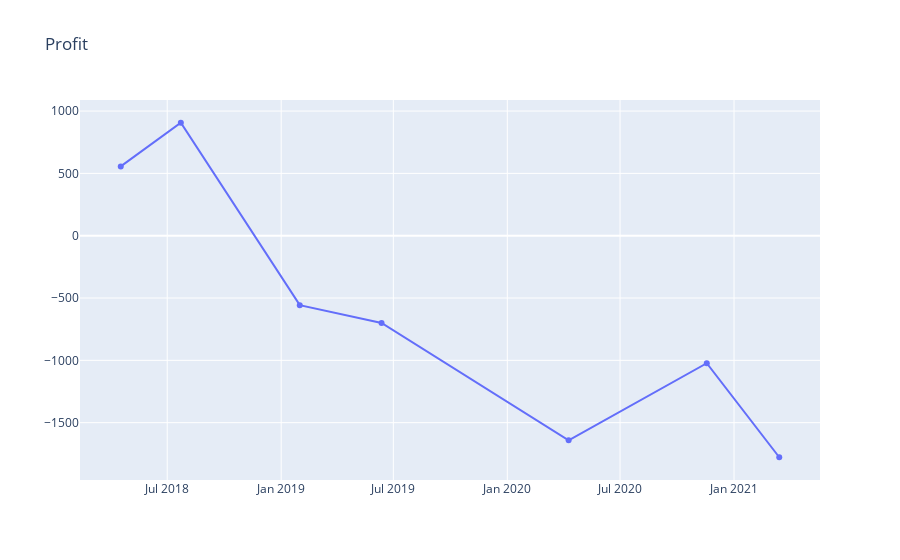

The notebook cell this image was saved under:
### Code cell
fig_profit = go.Figure()
fig_profit.add_trace(go.Scatter(x=df_signal.iloc[sell_dates].index, y=profit_values, name='profit'))
fig_profit.update_layout(title="Profit")

### Figure 1 — Plotly figure (JSON) as saved in the notebook; plotly's stock layout.template omitted (floating-point values rounded to 4 significant figures)
{"data": [{"name": "profit", "type": "scatter", "x": ["2018-04-17T00:00:00", "2018-07-23T00:00:00", "2019-01-31T00:00:00", "2019-06-12T00:00:00", "2020-04-09T00:00:00", "2020-11-18T00:00:00", "2021-03-15T00:00:00"], "y": [556.1, 906.2, -557.0, -700.2, -1642.0, -1023.0, -1777.0]}], "layout": {"autosize": true, "title": {"text": "Profit"}, "xaxis": {"autorange": true, "range": ["2018-02-10 04:07:42.3853", "2021-05-19 19:52:17.6147"], "type": "date"}, "yaxis": {"autorange": true, "range": [-1974.0, 1103.0], "type": "linear"}}}
